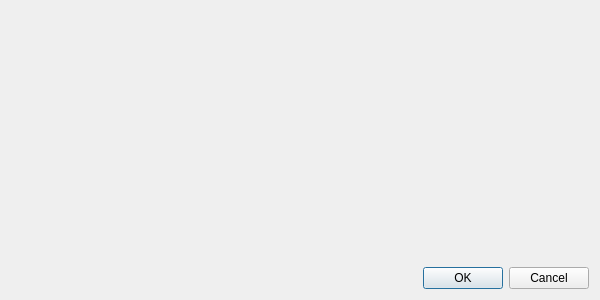
<?xml version="1.0" encoding="UTF-8"?>
<ui version="4.0">
 <class>tkHeadersFootersViewerPrivate</class>
 <widget class="QDialog" name="tkHeadersFootersViewerPrivate">
  <property name="geometry">
   <rect>
    <x>0</x>
    <y>0</y>
    <width>600</width>
    <height>300</height>
   </rect>
  </property>
  <property name="windowTitle">
   <string>Headers and Footers Editor</string>
  </property>
  <layout class="QGridLayout" name="gridLayout">
   <item row="0" column="0">
    <widget class="tkRichTextEditor" name="headerWidget" native="true"/>
   </item>
   <item row="1" column="0">
    <widget class="tkRichTextEditor" name="footerWidget" native="true"/>
   </item>
   <item row="2" column="0">
    <widget class="QDialogButtonBox" name="buttonBox">
     <property name="orientation">
      <enum>Qt::Horizontal</enum>
     </property>
     <property name="standardButtons">
      <set>QDialogButtonBox::Cancel|QDialogButtonBox::Ok</set>
     </property>
    </widget>
   </item>
  </layout>
 </widget>
 <customwidgets>
  <customwidget>
   <class>tkRichTextEditor</class>
   <extends>QWidget</extends>
   <header location="global">tkRichTextEditor.h</header>
   <container>1</container>
  </customwidget>
 </customwidgets>
 <resources/>
 <connections>
  <connection>
   <sender>buttonBox</sender>
   <signal>accepted()</signal>
   <receiver>tkHeadersFootersViewerPrivate</receiver>
   <slot>accept()</slot>
   <hints>
    <hint type="sourcelabel">
     <x>248</x>
     <y>254</y>
    </hint>
    <hint type="destinationlabel">
     <x>157</x>
     <y>274</y>
    </hint>
   </hints>
  </connection>
  <connection>
   <sender>buttonBox</sender>
   <signal>rejected()</signal>
   <receiver>tkHeadersFootersViewerPrivate</receiver>
   <slot>reject()</slot>
   <hints>
    <hint type="sourcelabel">
     <x>316</x>
     <y>260</y>
    </hint>
    <hint type="destinationlabel">
     <x>286</x>
     <y>274</y>
    </hint>
   </hints>
  </connection>
 </connections>
</ui>
